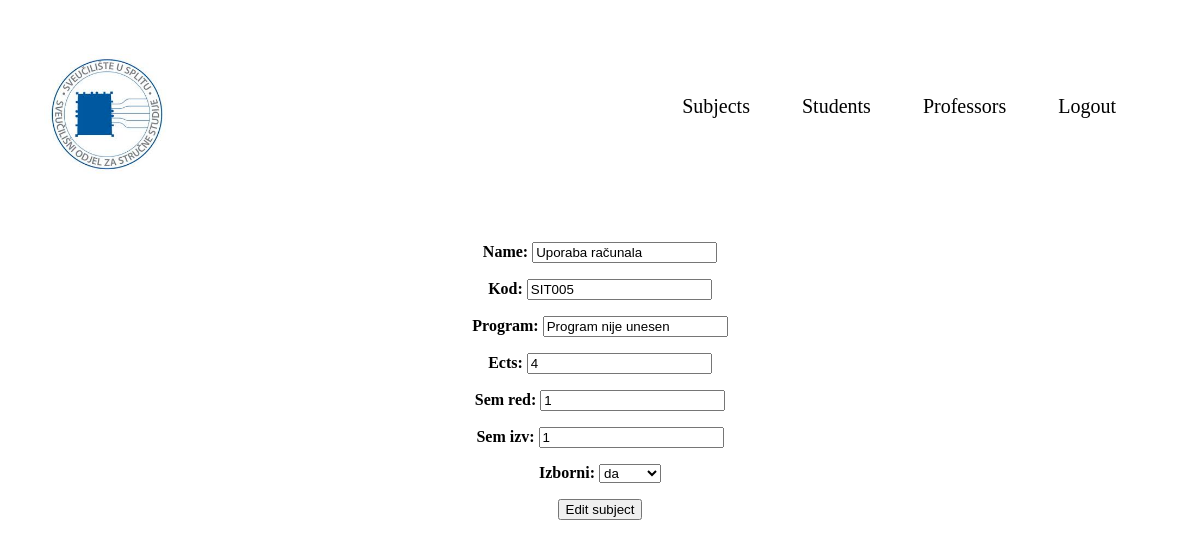
Page /subjects/edit/5 (signed in) on the committed database.
### app/models.py (models this page shows, shortened)
class Predmeti(models.Model):
    IZBORNI = (('DA', 'da'), ('NE', 'ne'))
    name = models.CharField(max_length=50)
    kod = models.CharField(max_length=50)
    program = models.CharField(max_length=50)
    ects = models.IntegerField()
    sem_red = models.IntegerField()
    sem_izv = models.IntegerField()
    izborni = models.CharField(max_length=50, choices=IZBORNI)
    nositelj_predmeta = models.ForeignKey(Korisnik, on_delete=models.CASCADE, blank=True, null=True)

### app/decorators.py (the view)
        def wrap(request, *args, **kwargs):
            if request.user.role in allowed_roles:
                return view_func(request, *args, **kwargs)
            else:
                raise PermissionDenied

### app/forms.py
class AddNewSubjectForm(ModelForm):
    class Meta:
        model = Predmeti
        fields = ['name', 'kod', 'program', 'ects', 'sem_red', 'sem_izv', 'izborni']

### app/views.py (called while the page is built)
@login_required
@role_required(allowed_roles=[''])
def edit_subject(request, id):
    subject = Predmeti.objects.get(id=id)
    if request.method == "POST":
        form = AddNewSubjectForm(request.POST, instance=subject)
        if form.is_valid():
            form.save()
            messages.success(request, 'Subject successfully edited!')
            return redirect('/subjects/')
    form = AddNewSubjectForm(instance=subject)
    return render(request, 'edit_subject.html', {'form':form})

### app/templates/edit_subject.html (shortened to what this page needs)
{% extends 'base.html' %}
{% block body %}
    <div class="edit_subject">
        <form method = "POST">
            {% for data in form %}
                <p><b>{{data.label}}:</b>
                {{data}}</p>
            {% endfor %}
            <input type="submit" value="Edit subject">
        </form>
    </div>
{% endblock %}

### app/static/styles.css (style rules this page uses)
.edit_subject { text-align: center; }

### rows in the picture
Predmeti: form "Uporaba računala" "SIT005" "Program nije unesen" "4" "1" "1" "da"

### other values in the picture
{{ data.label }} "Name" "Kod" "Program" "Ects" "Sem red" "Sem izv" "Izborni"
